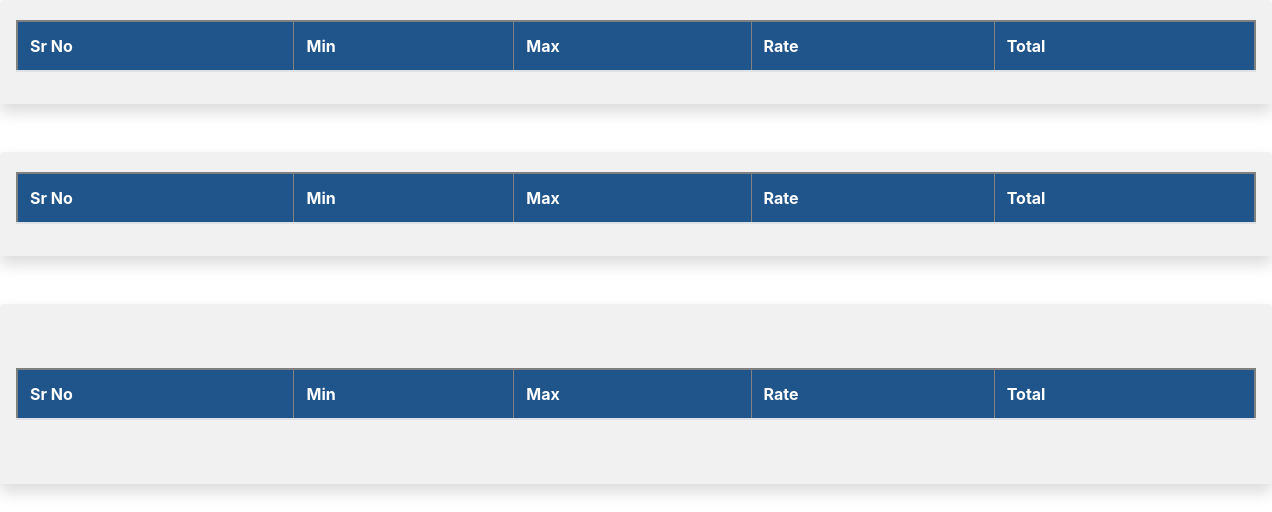
/admins/iandctables/, run on an earlier commit of the app's database.
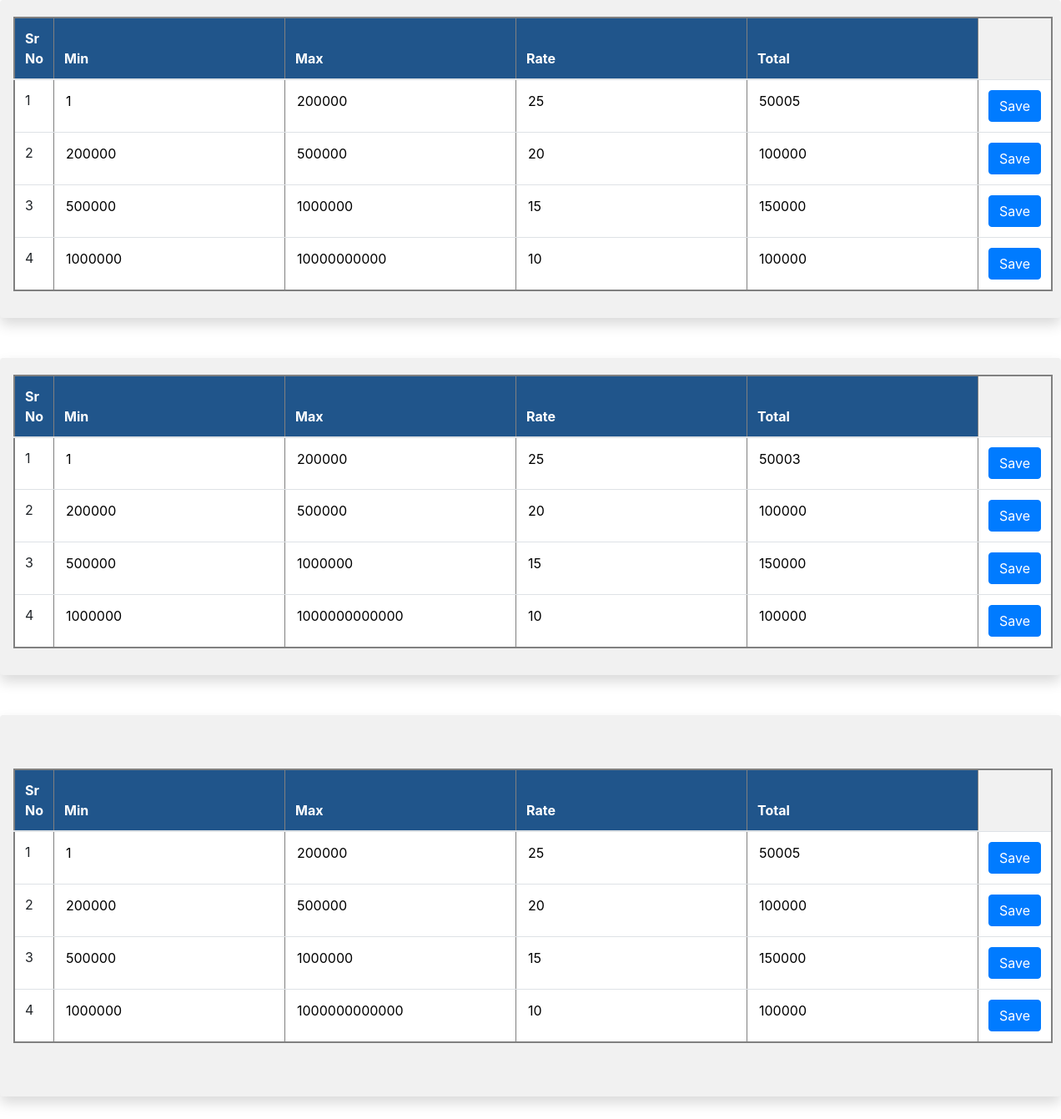
And on a later commit of the database.
### Admin1/models.py (models this page shows)
class Pm_Final(models.Model):
    sr_no=models.IntegerField()
    minslab=models.IntegerField(default=0)
    maxslab=models.IntegerField(default=0)
    rate=models.IntegerField(default=0)
    total=models.IntegerField(default=0)

class Pm_After_Margin(models.Model):
    sr_no=models.IntegerField()
    minslab=models.IntegerField(default=0)
    maxslab=models.IntegerField(default=0)
    rate=models.IntegerField(default=0)
    total=models.IntegerField(default=0)

class Pm_After_Cost(models.Model):
    sr_no=models.IntegerField()
    minslab=models.IntegerField(default=0)
    maxslab=models.IntegerField(default=0)
    rate=models.IntegerField(default=0)
    total=models.IntegerField(default=0)

### Admin1/views.py (the view)
# urls.py: path('iandctables/',views.iandctables,name='iandctables'),
def iandctables(request):
	Pm_Finals=Pm_Final.objects.all()
	Pm_After_Margins=Pm_After_Margin.objects.all()
	Pm_After_Costs=Pm_After_Cost.objects.all()
	print(Pm_Finals)
	print("gg")
	print(Pm_After_Margins)
	print("gg")
	print(Pm_After_Costs)
	print("gg")
	context={'Pm_Finals':Pm_Finals,'Pm_After_Margins':Pm_After_Margins,'Pm_After_Costs':Pm_After_Costs}
	return render(request,'Admin1/iandctables.html',context)

### templates/Admin1/iandctables.html (shortened to what this page needs)
<!DOCTYPE html>
<html lang="en">
<head>
    <link rel="stylesheet" href="https://cdn.jsdelivr.net/npm/bootstrap@4.1.3/dist/css/bootstrap.min.css"
 />
</head>
<body>
    <div style="width: auto; background-color: rgb(241, 241, 241)" class="shadow p-3 mb-5 rounded">
        <form class="my-1">
            <table class="table" border='1' style="border:2px solid grey">
                <thead>
                    <tr style="background-color: #20558B;color:white">
                        <th>Sr No</th>
                        <th>Min</th>
                        <th>Max</th>
                        <th>Rate</th>
                        <th>Total</th>
                    </tr>
                </thead>
                <tbody style="background-color:#ffffff">
                    {% for entry in Pm_Finals %}
                    <tr>
                        <td>
                            {{entry.sr_no}}
                        </td>
                        <td>
                            <input style="border: none" readonly="true" id="{{entry.sr_no}}MinPm_Final"
                                value="{{entry.minslab}}" type="number" />
                        </td>
                        <td>
                            <input style="border: none" readonly="true" id="{{entry.sr_no}}MaxPm_Final"
                                value="{{entry.maxslab}}" type="number" />
                        </td>
                        <td>
                            <input style="border: none"  id="{{entry.sr_no}}RatePm_Final"
                                value="{{entry.rate}}" type="number" />
                        </td>
                        <td>
                            <input style="border: none"  id="{{entry.sr_no}}TotalPm_Final"
                                value="{{entry.total}}" type="number" />
                        </td>
                        <td><button value="{{entry.sr_no}}Pm_Final" id="{{entry.sr_no}}Pm_Final" type="submit"
                                class="btn btn-primary save">Save</button></td>
                    </tr>
                    {% endfor %}
                </tbody>
            </table>
        </form>
    </div>
    <div style="width: auto; background-color: rgb(241, 241, 241)" class="shadow p-3 mb-5 rounded">
        <form class="my-1">
            <table class="table" border='1' style="border:2px solid grey">
                <thead>
                    <tr style="background-color: #20558B;color:white">
                        <th>Sr No</th>
                        <th>Min</th>
                        <th>Max</th>
                        <th>Rate</th>
                        <th>Total</th>
                    </tr>
                </thead>
                <tbody style="background-color:#ffffff">
                    {% for entry in Pm_After_Margins %}
                    <tr>
                        <td>
                            {{entry.sr_no}}
                        </td>
                        <td>
                            <input style="border: none" readonly="true" id="{{entry.sr_no}}MinPm_Margin"
                                value="{{entry.minslab}}" type="number" />
                        </td>
                        <td>
                            <input style="border: none" readonly="true" id="{{entry.sr_no}}MaxPm_Margin"
                                value="{{entry.maxslab}}" type="number" />
                        </td>
                        <td>
                            <input style="border: none"  id="{{entry.sr_no}}RatePm_Margin"
                                value="{{entry.rate}}" type="number" />
                        </td>
                        <td>
                            <input style="border: none"  id="{{entry.sr_no}}TotalPm_Margin"
                                value="{{entry.total}}" type="number" />
                        </td>
                        <td><button value="{{entry.sr_no}}Pm_Margin" id="{{entry.sr_no}}Pm_Margin" type="submit"
                                class="btn btn-primary save">Save</button></td>
                    </tr>
                    {% endfor %}
                </tbody>
            </table>
        </form>
    </div>
    <div style="width: auto; background-color: rgb(241, 241, 241)" class="shadow p-3 mb-5 rounded">
        <form class="my-5">
            <table class="table" border='1' style="border:2px solid grey">
                <thead>
                    <tr style="background-color: #20558B;color:white">
                        <th>Sr No</th>
                        <th>Min</th>
                        <th>Max</th>
                        <th>Rate</th>
                        <th>Total</th>
                    </tr>
                </thead>
                <tbody style="background-color:#ffffff">
                    {% for entry in Pm_After_Costs %}
                    <tr>
                        <td>
                            {{entry.sr_no}}
                        </td>
                        <td>
                            <input style="border: none" readonly="true" id="{{entry.sr_no}}MinPm_Cost"
                                value="{{entry.minslab}}" type="number" />
                        </td>
                        <td>
                            <input style="border: none" readonly="true" id="{{entry.sr_no}}MaxPm_Cost"
                                value="{{entry.maxslab}}" type="number" />
                        </td>
                        <td>
                            <input style="border: none"  id="{{entry.sr_no}}RatePm_Cost"
                                value="{{entry.rate}}" type="number" />
                        </td>
                        <td>
                            <input style="border: none"  id="{{entry.sr_no}}TotalPm_Cost"
                                value="{{entry.total}}" type="number" />
                        </td>
                        <td><button value="{{entry.sr_no}}Pm_Cost" id="{{entry.sr_no}}Pm_Cost" type="submit"
                                class="btn btn-primary save">Save</button></td>
                    </tr>
                    {% endfor %}
                </tbody>
            </table>
        </form>
    </div>
</body>
</html>

What changed in the data, as far as the page shows it:
added Pm_Final: sr_no "1", maxslab "200000", rate "25", total "50005"
added Pm_Final: sr_no "2", minslab "200000", maxslab "500000", rate "20", total "100000"
added Pm_Final: sr_no "3", minslab "500000", maxslab "1000000", rate "15", total "150000"
added Pm_Final: sr_no "4", minslab "1000000", maxslab "10000000000", rate "10", total "100000"
added Pm_After_Margin: sr_no "1", maxslab "200000", rate "25", total "50003"
added Pm_After_Margin: sr_no "2", minslab "200000", maxslab "500000", rate "20", total "100000"
added Pm_After_Margin: sr_no "3", minslab "500000", maxslab "1000000", rate "15", total "150000"
added Pm_After_Margin: sr_no "4", minslab "1000000", maxslab "1000000000000", rate "10", total "100000"
added Pm_After_Cost: sr_no "1", maxslab "200000", rate "25", total "50005"
added Pm_After_Cost: sr_no "2", minslab "200000", maxslab "500000", rate "20", total "100000"
added Pm_After_Cost: sr_no "3", minslab "500000", maxslab "1000000", rate "15", total "150000"
added Pm_After_Cost: sr_no "4", minslab "1000000", maxslab "1000000000000", rate "10", total "100000"
